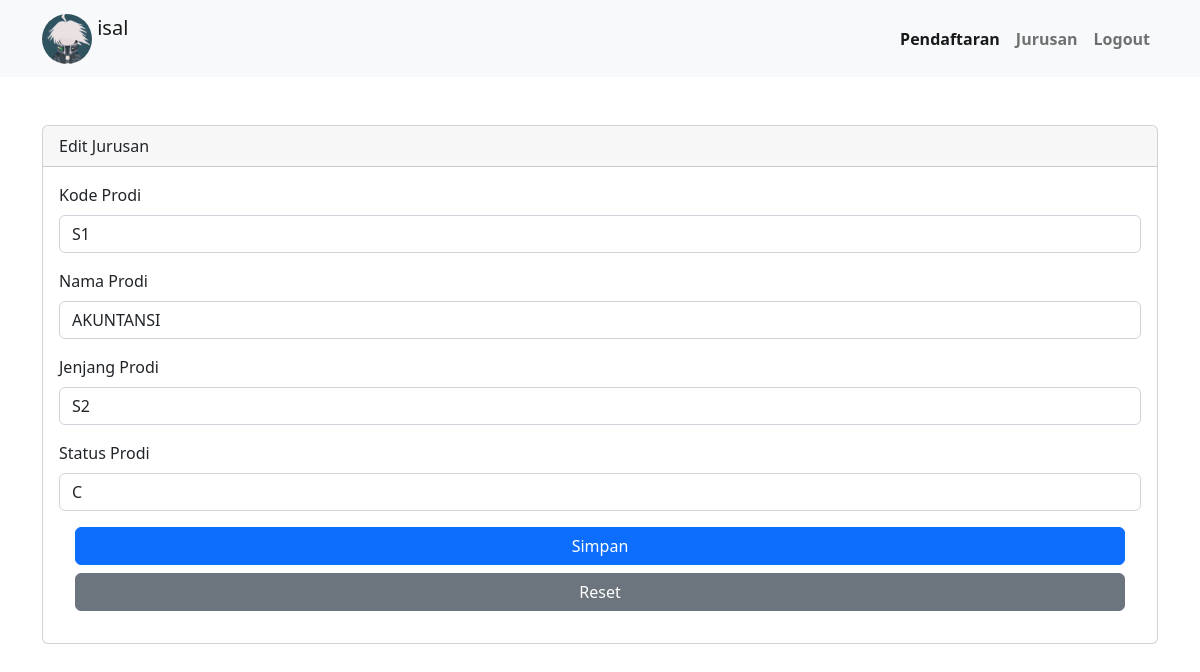
The app's page /jurusan/edit.php?prodi_kode=S1 (signed in) with its own data.
### tables this page shows
CREATE TABLE `tblprodi` (
  `prodi_kode` char(2) NOT NULL,
  `prodi_nama` varchar(20) NOT NULL,
  `prodi_jenjang` char(2) NOT NULL,
  `prodi_status` char(1) NOT NULL
);

### jurusan/edit.php (the view, shortened to what this page needs)
<!doctype html>
<html lang="en">
<head>
    <link   href="https://cdn.jsdelivr.net/npm/bootstrap@5.2.2/dist/css/bootstrap.min.css"
            rel="stylesheet"
>
</head>
<body>
    <nav class="navbar navbar-expand-lg bg-light">
            <div class="container">
                <a class="navbar-brand" href="#">
                    <img src="../uploads/default.jpg" alt="Logo" width="50" height="50"
                            class="d-inline-block align-text-top rounded-circle">
                            <?= $_SESSION["username"]; ?>
                </a>
                <div class="collapse navbar-collapse "  id="navbarNav">
                    <ul class="navbar-nav ms-auto">
                        <li class="nav-item">
                            <a class="nav-link active" aria-current="page" href="../jurusan/">
                                <b>Pendaftaran</b>
                            </a>
                        </li>
                        <li class="nav-item">
                            <a class="nav-link" href="#"><b>Jurusan</b></a>
                        </li>
                        <li class="nav-item">
                            <a class="nav-link" href="../logout.php"><b>Logout</b></a>
                        </li>
                    </ul>
                </div>
            </div>
    </nav>
    <div class="container">
        <div class="card mt-5">
            <div class="card-header">
                Edit Jurusan
            </div>
            <div class="card-body">
            <?php
                include '../config.php';
                $prodi_kode = $_GET['prodi_kode'];
                $query = mysqli_query($config, "SELECT * FROM tblprodi WHERE prodi_kode='$prodi_kode'");
                while ($d = mysqli_fetch_array($query)) {
            ?>
            <form action="update.php" method="post">
                <div class="mb-3">
                    <label for="" class="form-label">Kode Prodi </label>
                    <input type="text" class="form-control" value="<?= $d['prodi_kode']; ?>"
                            name="prodi_kode" maxlength="2" readonly required>
                </div>
                <div class="mb-3">
                    <label for="" class="form-label">Nama Prodi</label>
                    <input type="text" class="form-control" value="<?= $d['prodi_nama']; ?>"
                            name="prodi_nama" required>
                </div>
                <div class="mb-3">
                    <label for="" class="form-label">Jenjang Prodi</label>
                    <input type="text" class="form-control" value="<?= $d['prodi_jenjang']; ?>"
                            name="prodi_jenjang" required>
                </div>
                <div class="mb-3">
                    <label for="" class="form-label">Status Prodi</label>
                    <input type="text" class="form-control" value="<?= $d['prodi_status']; ?>"
                            name="prodi_status" required>
                </div>
                <div class="mb-3">
                    <div class="d-grid gap-2 mx-3">
                        <button class="btn btn-primary" type="submit">Simpan</button>
                        <button class="btn btn-secondary" type="reset">Reset</button>
                    </div>
                </div>
            </form>
            <?php
                }
            ?>
            </div>
        </div>
    </div>
  </body>
</html>

### records on screen
tblprodi: prodi_kode "S1", prodi_nama "AKUNTANSI", prodi_jenjang "S2", prodi_status "C"

### other values on screen
$_SESSION["username"] "isal"
